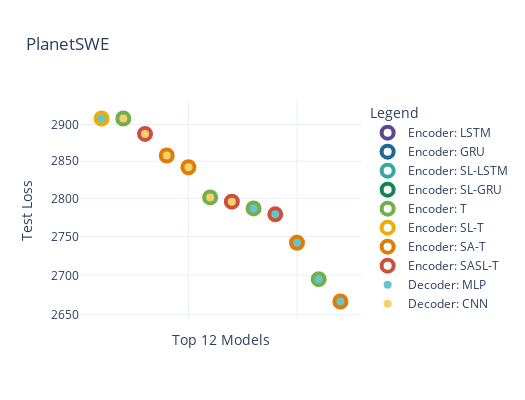
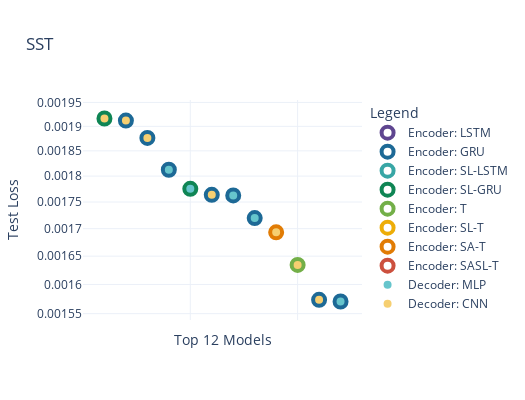
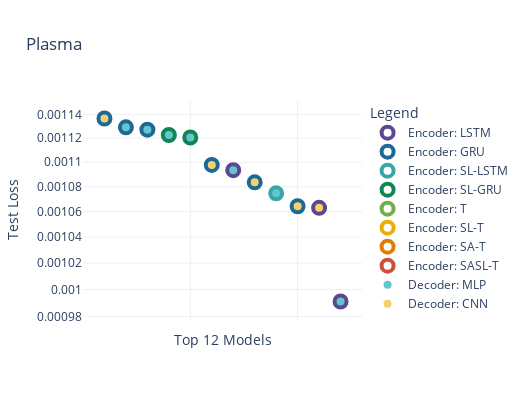

Notebook cell for these charts, in order:
### Code cell
f = Figlet(font='ogre')
for dataset in ['planetswe_full', 'sst', 'plasma']:
    best_result = helpers.get_top_N_models_by_loss(dataset, pickle_dir, N=1)[0][1]
    plots.plot_model_results_scatter(results, dataset, 12, save=True, fname=f"{dataset}_scatter")

### Figure 1 — Plotly figure (JSON) as saved in the notebook; plotly's stock layout.template omitted (floating-point values rounded to 4 significant figures)
{"data": [{"marker": {"color": "white", "line": {"color": "#5F4690", "width": 4}, "size": 12}, "mode": "markers", "name": "Encoder: LSTM", "showlegend": true, "type": "scatter", "x": [null], "y": [null]}, {"marker": {"color": "white", "line": {"color": "#1D6996", "width": 4}, "size": 12}, "mode": "markers", "name": "Encoder: GRU", "showlegend": true, "type": "scatter", "x": [null], "y": [null]}, {"marker": {"color": "white", "line": {"color": "#38A6A5", "width": 4}, "size": 12}, "mode": "markers", "name": "Encoder: SL-LSTM", "showlegend": true, "type": "scatter", "x": [null], "y": [null]}, {"marker": {"color": "white", "line": {"color": "#0F8554", "width": 4}, "size": 12}, "mode": "markers", "name": "Encoder: SL-GRU", "showlegend": true, "type": "scatter", "x": [null], "y": [null]}, {"marker": {"color": "white", "line": {"color": "#73AF48", "width": 4}, "size": 12}, "mode": "markers", "name": "Encoder: T", "showlegend": true, "type": "scatter", "x": [null], "y": [null]}, {"marker": {"color": "white", "line": {"color": "#EDAD08", "width": 4}, "size": 12}, "mode": "markers", "name": "Encoder: SL-T", "showlegend": true, "type": "scatter", "x": [null], "y": [null]}, {"marker": {"color": "white", "line": {"color": "#E17C05", "width": 4}, "size": 12}, "mode": "markers", "name": "Encoder: SA-T", "showlegend": true, "type": "scatter", "x": [null], "y": [null]}, {"marker": {"color": "white", "line": {"color": "#CC503E", "width": 4}, "size": 12}, "mode": "markers", "name": "Encoder: SASL-T", "showlegend": true, "type": "scatter", "x": [null], "y": [null]}, {"marker": {"color": "#66C5CC", "line": {"color": "white", "width": 4}, "size": 12}, "mode": "markers", "name": "Decoder: MLP", "showlegend": true, "type": "scatter", "x": [null], "y": [null]}, {"marker": {"color": "#F6CF71", "line": {"color": "white", "width": 4}, "size": 12}, "mode": "markers", "name": "Decoder: CNN", "showlegend": true, "type": "scatter", "x": [null], "y": [null]}, {"hovertemplate": "Encoder: sindy_loss_transformer (x1)<br>Decoder: mlp (x1)<br>LR: 1.00e-03<br>Test Loss: 2.91e+03<br><extra></extra>", "marker": {"color": "#66C5CC", "line": {"color": "#EDAD08", "width": 4}, "size": 12}, "mode": "markers", "name": "sindy_loss_transformer-mlp", "showlegend": false, "type": "scatter", "x": [1], "y": [2908.0]}, {"hovertemplate": "Encoder: vanilla_transformer (x3)<br>Decoder: unet (x1)<br>LR: 1.00e-03<br>Test Loss: 2.91e+03<br><extra></extra>", "marker": {"color": "#F6CF71", "line": {"color": "#73AF48", "width": 4}, "size": 12}, "mode": "markers", "name": "vanilla_transformer-unet", "showlegend": false, "type": "scatter", "x": [2], "y": [2908.0]}, {"hovertemplate": "Encoder: sindy_attention_sindy_loss_transformer (x1)<br>Decoder: unet (x1)<br>LR: 1.00e-03<br>Test Loss: 2.89e+03<br><extra></extra>", "marker": {"color": "#F6CF71", "line": {"color": "#CC503E", "width": 4}, "size": 12}, "mode": "markers", "name": "sindy_attention_sindy_loss_transformer-unet", "showlegend": false, "type": "scatter", "x": [3], "y": [2887.0]}, {"hovertemplate": "Encoder: sindy_attention_transformer (x1)<br>Decoder: unet (x1)<br>LR: 1.00e-03<br>Test Loss: 2.86e+03<br><extra></extra>", "marker": {"color": "#F6CF71", "line": {"color": "#E17C05", "width": 4}, "size": 12}, "mode": "markers", "name": "sindy_attention_transformer-unet", "showlegend": false, "type": "scatter", "x": [4], "y": [2858.0]}, {"hovertemplate": "Encoder: sindy_attention_transformer (x4)<br>Decoder: unet (x1)<br>LR: 1.00e-03<br>Test Loss: 2.84e+03<br><extra></extra>", "marker": {"color": "#F6CF71", "line": {"color": "#E17C05", "width": 4}, "size": 12}, "mode": "markers", "name": "sindy_attention_transformer-unet", "showlegend": false, "type": "scatter", "x": [5], "y": [2842.0]}, {"hovertemplate": "Encoder: vanilla_transformer (x4)<br>Decoder: unet (x1)<br>LR: 1.00e-03<br>Test Loss: 2.80e+03<br><extra></extra>", "marker": {"color": "#F6CF71", "line": {"color": "#73AF48", "width": 4}, "size": 12}, "mode": "markers", "name": "vanilla_transformer-unet", "showlegend": false, "type": "scatter", "x": [6], "y": [2802.0]}, {"hovertemplate": "Encoder: sindy_attention_sindy_loss_transformer (x2)<br>Decoder: unet (x1)<br>LR: 1.00e-03<br>Test Loss: 2.80e+03<br><extra></extra>", "marker": {"color": "#F6CF71", "line": {"color": "#CC503E", "width": 4}, "size": 12}, "mode": "markers", "name": "sindy_attention_sindy_loss_transformer-unet", "showlegend": false, "type": "scatter", "x": [7], "y": [2796.0]}, {"hovertemplate": "Encoder: vanilla_transformer (x1)<br>Decoder: mlp (x1)<br>LR: 1.00e-03<br>Test Loss: 2.79e+03<br><extra></extra>", "marker": {"color": "#66C5CC", "line": {"color": "#73AF48", "width": 4}, "size": 12}, "mode": "markers", "name": "vanilla_transformer-mlp", "showlegend": false, "type": "scatter", "x": [8], "y": [2787.0]}, {"hovertemplate": "Encoder: sindy_attention_sindy_loss_transformer (x3)<br>Decoder: mlp (x1)<br>LR: 1.00e-03<br>Test Loss: 2.78e+03<br><extra></extra>", "marker": {"color": "#66C5CC", "line": {"color": "#CC503E", "width": 4}, "size": 12}, "mode": "markers", "name": "sindy_attention_sindy_loss_transformer-mlp", "showlegend": false, "type": "scatter", "x": [9], "y": [2779.0]}, {"hovertemplate": "Encoder: sindy_attention_transformer (x3)<br>Decoder: mlp (x1)<br>LR: 1.00e-03<br>Test Loss: 2.74e+03<br><extra></extra>", "marker": {"color": "#66C5CC", "line": {"color": "#E17C05", "width": 4}, "size": 12}, "mode": "markers", "name": "sindy_attention_transformer-mlp", "showlegend": false, "type": "scatter", "x": [10], "y": [2742.0]}, {"hovertemplate": "Encoder: vanilla_transformer (x4)<br>Decoder: mlp (x1)<br>LR: 1.00e-03<br>Test Loss: 2.70e+03<br><extra></extra>", "marker": {"color": "#66C5CC", "line": {"color": "#73AF48", "width": 4}, "size": 12}, "mode": "markers", "name": "vanilla_transformer-mlp", "showlegend": false, "type": "scatter", "x": [11], "y": [2695.0]}, {"hovertemplate": "Encoder: sindy_attention_transformer (x4)<br>Decoder: mlp (x1)<br>LR: 1.00e-03<br>Test Loss: 2.67e+03<br><extra></extra>", "marker": {"color": "#66C5CC", "line": {"color": "#E17C05", "width": 4}, "size": 12}, "mode": "markers", "name": "sindy_attention_transformer-mlp", "showlegend": false, "type": "scatter", "x": [12], "y": [2667.0]}], "layout": {"height": 400, "hovermode": "closest", "legend": {"title": {"text": "Legend"}}, "showlegend": true, "title": {"text": "PlanetSWE"}, "width": 525, "xaxis": {"showticklabels": false, "title": {"text": "Top 12 Models"}}, "yaxis": {"exponentformat": "E", "title": {"text": "Test Loss"}, "type": "log"}}}

### Figure 2 — Plotly figure (JSON) as saved in the notebook; plotly's stock layout.template omitted (floating-point values rounded to 4 significant figures)
{"data": [{"marker": {"color": "white", "line": {"color": "#5F4690", "width": 4}, "size": 12}, "mode": "markers", "name": "Encoder: LSTM", "showlegend": true, "type": "scatter", "x": [null], "y": [null]}, {"marker": {"color": "white", "line": {"color": "#1D6996", "width": 4}, "size": 12}, "mode": "markers", "name": "Encoder: GRU", "showlegend": true, "type": "scatter", "x": [null], "y": [null]}, {"marker": {"color": "white", "line": {"color": "#38A6A5", "width": 4}, "size": 12}, "mode": "markers", "name": "Encoder: SL-LSTM", "showlegend": true, "type": "scatter", "x": [null], "y": [null]}, {"marker": {"color": "white", "line": {"color": "#0F8554", "width": 4}, "size": 12}, "mode": "markers", "name": "Encoder: SL-GRU", "showlegend": true, "type": "scatter", "x": [null], "y": [null]}, {"marker": {"color": "white", "line": {"color": "#73AF48", "width": 4}, "size": 12}, "mode": "markers", "name": "Encoder: T", "showlegend": true, "type": "scatter", "x": [null], "y": [null]}, {"marker": {"color": "white", "line": {"color": "#EDAD08", "width": 4}, "size": 12}, "mode": "markers", "name": "Encoder: SL-T", "showlegend": true, "type": "scatter", "x": [null], "y": [null]}, {"marker": {"color": "white", "line": {"color": "#E17C05", "width": 4}, "size": 12}, "mode": "markers", "name": "Encoder: SA-T", "showlegend": true, "type": "scatter", "x": [null], "y": [null]}, {"marker": {"color": "white", "line": {"color": "#CC503E", "width": 4}, "size": 12}, "mode": "markers", "name": "Encoder: SASL-T", "showlegend": true, "type": "scatter", "x": [null], "y": [null]}, {"marker": {"color": "#66C5CC", "line": {"color": "white", "width": 4}, "size": 12}, "mode": "markers", "name": "Decoder: MLP", "showlegend": true, "type": "scatter", "x": [null], "y": [null]}, {"marker": {"color": "#F6CF71", "line": {"color": "white", "width": 4}, "size": 12}, "mode": "markers", "name": "Decoder: CNN", "showlegend": true, "type": "scatter", "x": [null], "y": [null]}, {"hovertemplate": "Encoder: sindy_loss_gru (x3)<br>Decoder: unet (x1)<br>LR: 1.00e-03<br>Test Loss: 1.92e-03<br><extra></extra>", "marker": {"color": "#F6CF71", "line": {"color": "#0F8554", "width": 4}, "size": 12}, "mode": "markers", "name": "sindy_loss_gru-unet", "showlegend": false, "type": "scatter", "x": [1], "y": [0.001916]}, {"hovertemplate": "Encoder: gru (x4)<br>Decoder: unet (x1)<br>LR: 1.00e-03<br>Test Loss: 1.91e-03<br><extra></extra>", "marker": {"color": "#F6CF71", "line": {"color": "#1D6996", "width": 4}, "size": 12}, "mode": "markers", "name": "gru-unet", "showlegend": false, "type": "scatter", "x": [2], "y": [0.001912]}, {"hovertemplate": "Encoder: gru (x3)<br>Decoder: unet (x1)<br>LR: 1.00e-03<br>Test Loss: 1.88e-03<br><extra></extra>", "marker": {"color": "#F6CF71", "line": {"color": "#1D6996", "width": 4}, "size": 12}, "mode": "markers", "name": "gru-unet", "showlegend": false, "type": "scatter", "x": [3], "y": [0.001876]}, {"hovertemplate": "Encoder: gru (x3)<br>Decoder: mlp (x1)<br>LR: 1.00e-03<br>Test Loss: 1.81e-03<br><extra></extra>", "marker": {"color": "#66C5CC", "line": {"color": "#1D6996", "width": 4}, "size": 12}, "mode": "markers", "name": "gru-mlp", "showlegend": false, "type": "scatter", "x": [4], "y": [0.001812]}, {"hovertemplate": "Encoder: sindy_loss_gru (x3)<br>Decoder: mlp (x1)<br>LR: 1.00e-03<br>Test Loss: 1.78e-03<br><extra></extra>", "marker": {"color": "#66C5CC", "line": {"color": "#0F8554", "width": 4}, "size": 12}, "mode": "markers", "name": "sindy_loss_gru-mlp", "showlegend": false, "type": "scatter", "x": [5], "y": [0.001775]}, {"hovertemplate": "Encoder: gru (x2)<br>Decoder: unet (x1)<br>LR: 1.00e-03<br>Test Loss: 1.76e-03<br><extra></extra>", "marker": {"color": "#F6CF71", "line": {"color": "#1D6996", "width": 4}, "size": 12}, "mode": "markers", "name": "gru-unet", "showlegend": false, "type": "scatter", "x": [6], "y": [0.001764]}, {"hovertemplate": "Encoder: gru (x4)<br>Decoder: mlp (x1)<br>LR: 1.00e-03<br>Test Loss: 1.76e-03<br><extra></extra>", "marker": {"color": "#66C5CC", "line": {"color": "#1D6996", "width": 4}, "size": 12}, "mode": "markers", "name": "gru-mlp", "showlegend": false, "type": "scatter", "x": [7], "y": [0.001762]}, {"hovertemplate": "Encoder: gru (x2)<br>Decoder: mlp (x1)<br>LR: 1.00e-03<br>Test Loss: 1.72e-03<br><extra></extra>", "marker": {"color": "#66C5CC", "line": {"color": "#1D6996", "width": 4}, "size": 12}, "mode": "markers", "name": "gru-mlp", "showlegend": false, "type": "scatter", "x": [8], "y": [0.00172]}, {"hovertemplate": "Encoder: sindy_attention_transformer (x1)<br>Decoder: unet (x1)<br>LR: 1.00e-02<br>Test Loss: 1.69e-03<br><extra></extra>", "marker": {"color": "#F6CF71", "line": {"color": "#E17C05", "width": 4}, "size": 12}, "mode": "markers", "name": "sindy_attention_transformer-unet", "showlegend": false, "type": "scatter", "x": [9], "y": [0.001693]}, {"hovertemplate": "Encoder: vanilla_transformer (x1)<br>Decoder: unet (x1)<br>LR: 1.00e-02<br>Test Loss: 1.63e-03<br><extra></extra>", "marker": {"color": "#F6CF71", "line": {"color": "#73AF48", "width": 4}, "size": 12}, "mode": "markers", "name": "vanilla_transformer-unet", "showlegend": false, "type": "scatter", "x": [10], "y": [0.001634]}, {"hovertemplate": "Encoder: gru (x1)<br>Decoder: unet (x1)<br>LR: 1.00e-02<br>Test Loss: 1.57e-03<br><extra></extra>", "marker": {"color": "#F6CF71", "line": {"color": "#1D6996", "width": 4}, "size": 12}, "mode": "markers", "name": "gru-unet", "showlegend": false, "type": "scatter", "x": [11], "y": [0.001573]}, {"hovertemplate": "Encoder: gru (x1)<br>Decoder: mlp (x1)<br>LR: 1.00e-02<br>Test Loss: 1.57e-03<br><extra></extra>", "marker": {"color": "#66C5CC", "line": {"color": "#1D6996", "width": 4}, "size": 12}, "mode": "markers", "name": "gru-mlp", "showlegend": false, "type": "scatter", "x": [12], "y": [0.001571]}], "layout": {"height": 400, "hovermode": "closest", "legend": {"title": {"text": "Legend"}}, "showlegend": true, "title": {"text": "SST"}, "width": 525, "xaxis": {"showticklabels": false, "title": {"text": "Top 12 Models"}}, "yaxis": {"exponentformat": "E", "title": {"text": "Test Loss"}, "type": "log"}}}

### Figure 3 — Plotly figure (JSON) as saved in the notebook; plotly's stock layout.template omitted (floating-point values rounded to 4 significant figures)
{"data": [{"marker": {"color": "white", "line": {"color": "#5F4690", "width": 4}, "size": 12}, "mode": "markers", "name": "Encoder: LSTM", "showlegend": true, "type": "scatter", "x": [null], "y": [null]}, {"marker": {"color": "white", "line": {"color": "#1D6996", "width": 4}, "size": 12}, "mode": "markers", "name": "Encoder: GRU", "showlegend": true, "type": "scatter", "x": [null], "y": [null]}, {"marker": {"color": "white", "line": {"color": "#38A6A5", "width": 4}, "size": 12}, "mode": "markers", "name": "Encoder: SL-LSTM", "showlegend": true, "type": "scatter", "x": [null], "y": [null]}, {"marker": {"color": "white", "line": {"color": "#0F8554", "width": 4}, "size": 12}, "mode": "markers", "name": "Encoder: SL-GRU", "showlegend": true, "type": "scatter", "x": [null], "y": [null]}, {"marker": {"color": "white", "line": {"color": "#73AF48", "width": 4}, "size": 12}, "mode": "markers", "name": "Encoder: T", "showlegend": true, "type": "scatter", "x": [null], "y": [null]}, {"marker": {"color": "white", "line": {"color": "#EDAD08", "width": 4}, "size": 12}, "mode": "markers", "name": "Encoder: SL-T", "showlegend": true, "type": "scatter", "x": [null], "y": [null]}, {"marker": {"color": "white", "line": {"color": "#E17C05", "width": 4}, "size": 12}, "mode": "markers", "name": "Encoder: SA-T", "showlegend": true, "type": "scatter", "x": [null], "y": [null]}, {"marker": {"color": "white", "line": {"color": "#CC503E", "width": 4}, "size": 12}, "mode": "markers", "name": "Encoder: SASL-T", "showlegend": true, "type": "scatter", "x": [null], "y": [null]}, {"marker": {"color": "#66C5CC", "line": {"color": "white", "width": 4}, "size": 12}, "mode": "markers", "name": "Decoder: MLP", "showlegend": true, "type": "scatter", "x": [null], "y": [null]}, {"marker": {"color": "#F6CF71", "line": {"color": "white", "width": 4}, "size": 12}, "mode": "markers", "name": "Decoder: CNN", "showlegend": true, "type": "scatter", "x": [null], "y": [null]}, {"hovertemplate": "Encoder: gru (x3)<br>Decoder: unet (x1)<br>LR: 1.00e-03<br>Test Loss: 1.14e-03<br><extra></extra>", "marker": {"color": "#F6CF71", "line": {"color": "#1D6996", "width": 4}, "size": 12}, "mode": "markers", "name": "gru-unet", "showlegend": false, "type": "scatter", "x": [1], "y": [0.001137]}, {"hovertemplate": "Encoder: gru (x2)<br>Decoder: mlp (x1)<br>LR: 1.00e-02<br>Test Loss: 1.13e-03<br><extra></extra>", "marker": {"color": "#66C5CC", "line": {"color": "#1D6996", "width": 4}, "size": 12}, "mode": "markers", "name": "gru-mlp", "showlegend": false, "type": "scatter", "x": [2], "y": [0.001129]}, {"hovertemplate": "Encoder: gru (x1)<br>Decoder: mlp (x1)<br>LR: 1.00e-02<br>Test Loss: 1.13e-03<br><extra></extra>", "marker": {"color": "#66C5CC", "line": {"color": "#1D6996", "width": 4}, "size": 12}, "mode": "markers", "name": "gru-mlp", "showlegend": false, "type": "scatter", "x": [3], "y": [0.001127]}, {"hovertemplate": "Encoder: sindy_loss_gru (x4)<br>Decoder: mlp (x1)<br>LR: 1.00e-02<br>Test Loss: 1.12e-03<br><extra></extra>", "marker": {"color": "#66C5CC", "line": {"color": "#0F8554", "width": 4}, "size": 12}, "mode": "markers", "name": "sindy_loss_gru-mlp", "showlegend": false, "type": "scatter", "x": [4], "y": [0.001123]}, {"hovertemplate": "Encoder: sindy_loss_gru (x2)<br>Decoder: mlp (x1)<br>LR: 1.00e-02<br>Test Loss: 1.12e-03<br><extra></extra>", "marker": {"color": "#66C5CC", "line": {"color": "#0F8554", "width": 4}, "size": 12}, "mode": "markers", "name": "sindy_loss_gru-mlp", "showlegend": false, "type": "scatter", "x": [5], "y": [0.001121]}, {"hovertemplate": "Encoder: gru (x1)<br>Decoder: unet (x1)<br>LR: 1.00e-03<br>Test Loss: 1.10e-03<br><extra></extra>", "marker": {"color": "#F6CF71", "line": {"color": "#1D6996", "width": 4}, "size": 12}, "mode": "markers", "name": "gru-unet", "showlegend": false, "type": "scatter", "x": [6], "y": [0.001098]}, {"hovertemplate": "Encoder: lstm (x1)<br>Decoder: mlp (x1)<br>LR: 1.00e-03<br>Test Loss: 1.09e-03<br><extra></extra>", "marker": {"color": "#66C5CC", "line": {"color": "#5F4690", "width": 4}, "size": 12}, "mode": "markers", "name": "lstm-mlp", "showlegend": false, "type": "scatter", "x": [7], "y": [0.001093]}, {"hovertemplate": "Encoder: gru (x2)<br>Decoder: unet (x1)<br>LR: 1.00e-03<br>Test Loss: 1.08e-03<br><extra></extra>", "marker": {"color": "#F6CF71", "line": {"color": "#1D6996", "width": 4}, "size": 12}, "mode": "markers", "name": "gru-unet", "showlegend": false, "type": "scatter", "x": [8], "y": [0.001084]}, {"hovertemplate": "Encoder: sindy_loss_lstm (x1)<br>Decoder: mlp (x1)<br>LR: 1.00e-02<br>Test Loss: 1.07e-03<br><extra></extra>", "marker": {"color": "#66C5CC", "line": {"color": "#38A6A5", "width": 4}, "size": 12}, "mode": "markers", "name": "sindy_loss_lstm-mlp", "showlegend": false, "type": "scatter", "x": [9], "y": [0.001075]}, {"hovertemplate": "Encoder: gru (x1)<br>Decoder: unet (x1)<br>LR: 1.00e-02<br>Test Loss: 1.06e-03<br><extra></extra>", "marker": {"color": "#F6CF71", "line": {"color": "#1D6996", "width": 4}, "size": 12}, "mode": "markers", "name": "gru-unet", "showlegend": false, "type": "scatter", "x": [10], "y": [0.001064]}, {"hovertemplate": "Encoder: lstm (x1)<br>Decoder: unet (x1)<br>LR: 1.00e-02<br>Test Loss: 1.06e-03<br><extra></extra>", "marker": {"color": "#F6CF71", "line": {"color": "#5F4690", "width": 4}, "size": 12}, "mode": "markers", "name": "lstm-unet", "showlegend": false, "type": "scatter", "x": [11], "y": [0.001063]}, {"hovertemplate": "Encoder: lstm (x3)<br>Decoder: mlp (x1)<br>LR: 1.00e-02<br>Test Loss: 9.91e-04<br><extra></extra>", "marker": {"color": "#66C5CC", "line": {"color": "#5F4690", "width": 4}, "size": 12}, "mode": "markers", "name": "lstm-mlp", "showlegend": false, "type": "scatter", "x": [12], "y": [0.000991]}], "layout": {"height": 400, "hovermode": "closest", "legend": {"title": {"text": "Legend"}}, "showlegend": true, "title": {"text": "Plasma"}, "width": 525, "xaxis": {"showticklabels": false, "title": {"text": "Top 12 Models"}}, "yaxis": {"exponentformat": "E", "title": {"text": "Test Loss"}, "type": "log"}}}
